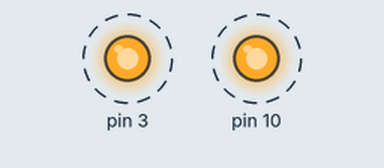
A sketch run on a simulated Arduino Uno, built with avr-gcc and run on an emulated ATmega328P. Shown: output pins drawn as LEDs (lit = HIGH). Dashed ring = blinking.

Above: at 9.0 s.
Timing chart, 0 to 11.8 s (numbered marks = the images above):
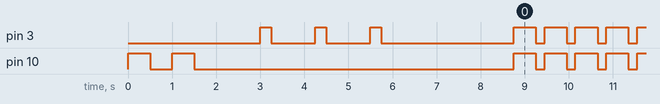

Measured:
- by itself, pin 3: goes LOW 1.0 s, HIGH 0.25 s, LOW 1.0 s, HIGH 0.25 s, LOW 3.0 s, 173 × (HIGH 0.50 s, LOW 0.20 s), then HIGH
- by itself, pin 10: goes LOW 0.50 s, HIGH 0.50 s, LOW 7.3 s, 173 × (HIGH 0.50 s, LOW 0.20 s), then HIGH

The sketch:

i2r-3_25-controlling_digital_outputs_2.ino
```cpp
void setup() {


pinMode(10, OUTPUT);
pinMode(3, OUTPUT);

digitalWrite(10, HIGH);
delay(500);
digitalWrite(10, LOW);
delay(500);
digitalWrite(10, HIGH);
delay(500);
digitalWrite(10, LOW);
delay(500);

delay (1000);

digitalWrite(3, HIGH);
delay(250);
digitalWrite(3, LOW);
delay(1000);
digitalWrite(3, HIGH);
delay(250);
digitalWrite(3, LOW);
delay(1000);
digitalWrite(3, HIGH);
delay(250);
digitalWrite(3, LOW);
delay(1000);

delay (2000);
}


void loop()
{
digitalWrite(3, HIGH);
digitalWrite(10, HIGH);
delay(500);
digitalWrite(3, LOW);
digitalWrite(10, LOW);
delay(200);
}
```
